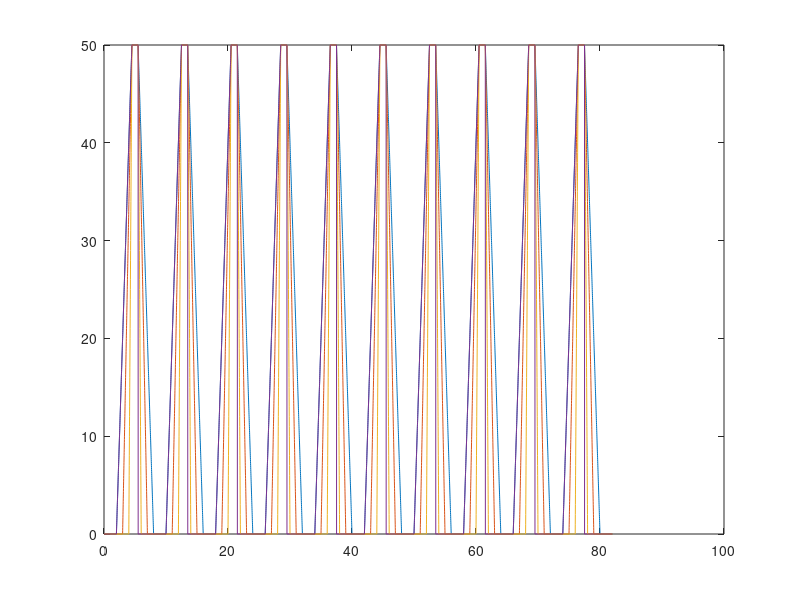

The MATLAB script that drew this image:
clear all; close all; clc

fsnew = 100; 
tnew = 0:(1/fsnew):82;

% target
r = [20 33.33333 100 20];
ti = [2 4.5 5.5 8;
      3 4.5 5.5 7;
      4 4.5 5.5 6;
      2 4.5 5.5 8];

for j = 1:4
    
    Target = zeros(sum(tnew < 8),1);
    Target(tnew < ti(j,1)) = 0;
    Target(tnew > ti(j,1) & tnew < ti(j,2)) = r(j)*tnew(tnew > ti(j,1) & tnew < ti(j,2)) - ti(j,1)*r(j);
    Target(tnew >= ti(j,2) & tnew <= ti(j,3)) = 50;
    Target(tnew > ti(j,3) & tnew < ti(j,4)) = -r(j)*tnew(tnew > ti(j,3) & tnew < ti(j,4)) + ti(j,4)*r(j);

    if j == 4
        Target(tnew > ti(j,3) & tnew < 8) = 0;
    end
    
    rampTarget(j,:) = [repmat(Target,10,1); zeros(201,1)]';
end

plot(tnew, rampTarget);

save('RampTarget.mat')